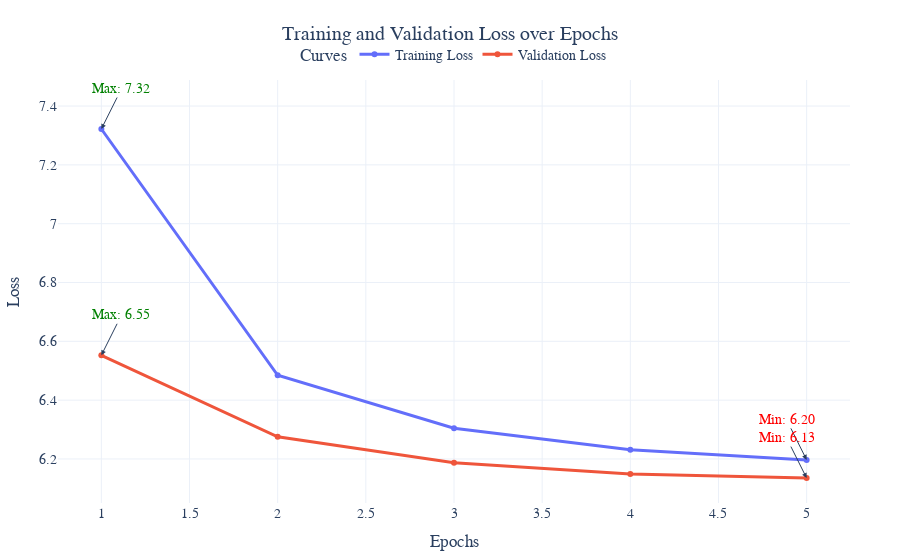

The notebook cell saved with this chart:
### Code cell
trainer = Trainer(
    config=TrainerConfig(
        optimizer="adam",
        criterion="masked_reconstruction",
        learning_rate=1e-3,
        weight_decay=1e-5,
        batch_size=128,
        early_stopping_patience=5,
        save_weights_path="./models/mlp_adult.pth"
    ),
    model= model
)

# Train the model
trainer.train(train_dataset, val_dataset, epochs=5)

### Figure 1 — Plotly figure (JSON) as saved in the notebook; plotly's stock layout.template omitted (floating-point values rounded to 4 significant figures)
{"data": [{"hovertemplate": "%{x}, %{y}<extra>Training Loss</extra>", "line": {"width": 3}, "marker": {"size": 6}, "mode": "lines+markers", "name": "Training Loss", "type": "scatter", "x": [1, 2, 3, 4, 5], "y": [7.322, 6.485, 6.304, 6.231, 6.197]}, {"hovertemplate": "%{x}, %{y}<extra>Validation Loss</extra>", "line": {"width": 3}, "marker": {"size": 6}, "mode": "lines+markers", "name": "Validation Loss", "type": "scatter", "x": [1, 2, 3, 4, 5], "y": [6.553, 6.275, 6.188, 6.149, 6.135]}], "layout": {"annotations": [{"arrowhead": 2, "ax": -20, "ay": -40, "font": {"color": "red"}, "showarrow": true, "text": "Min: 6.20", "x": 5, "y": 6.197}, {"arrowhead": 2, "ax": 20, "ay": -40, "font": {"color": "green"}, "showarrow": true, "text": "Max: 7.32", "x": 1, "y": 7.322}, {"arrowhead": 2, "ax": -20, "ay": -40, "font": {"color": "red"}, "showarrow": true, "text": "Min: 6.13", "x": 5, "y": 6.135}, {"arrowhead": 2, "ax": 20, "ay": -40, "font": {"color": "green"}, "showarrow": true, "text": "Max: 6.55", "x": 1, "y": 6.553}], "font": {"family": "Arial, sans-serif", "size": 14}, "legend": {"orientation": "h", "title": {"text": "Curves"}, "x": 0.5, "xanchor": "center", "y": 1.02, "yanchor": "bottom"}, "margin": {"b": 50, "l": 50, "r": 50, "t": 80}, "title": {"text": "Training and Validation Loss over Epochs", "x": 0.5, "xanchor": "center"}, "xaxis": {"title": {"text": "Epochs"}}, "yaxis": {"title": {"text": "Loss"}}}}
